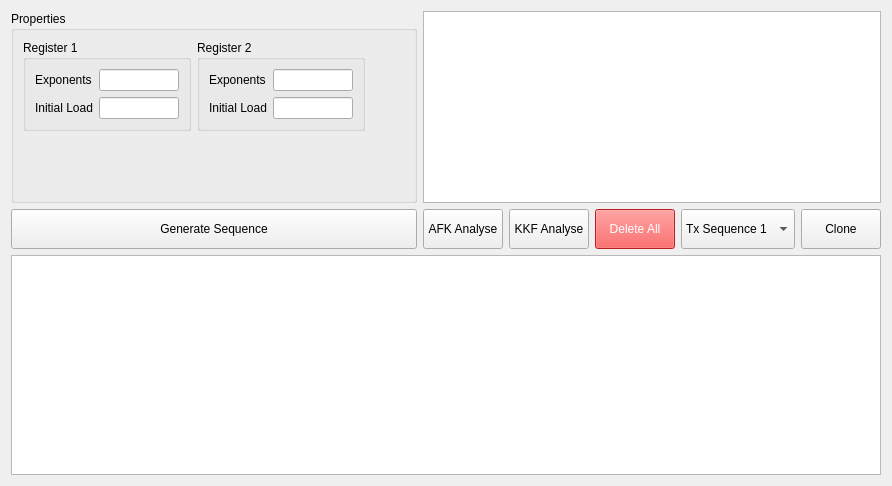
     <widget class="QWidget" name="ogfsequence">
      <attribute name="title">
       <string>OGF-Sequence</string>
      </attribute>
      <layout class="QGridLayout" name="gridLayout_21">
       <item row="0" column="0">
        <widget class="QGroupBox" name="groupBox_5">
         <property name="title">
          <string>Properties</string>
         </property>
         <layout class="QGridLayout" name="gridLayout_15">
          <item row="1" column="0">
           <spacer name="verticalSpacer_5">
            <property name="orientation">
             <enum>Qt::Vertical</enum>
            </property>
            <property name="sizeHint" stdset="0">
             <size>
              <width>20</width>
              <height>40</height>
             </size>
            </property>
           </spacer>
          </item>
          <item row="0" column="2">
           <spacer name="horizontalSpacer_5">
            <property name="orientation">
             <enum>Qt::Horizontal</enum>
            </property>
            <property name="sizeHint" stdset="0">
             <size>
              <width>40</width>
              <height>20</height>
             </size>
            </property>
           </spacer>
          </item>
          <item row="0" column="0">
           <widget class="QGroupBox" name="groupBox_16">
            <property name="title">
             <string>Register 1</string>
            </property>
            <layout class="QGridLayout" name="gridLayout_19">
             <item row="0" column="0">
              <widget class="QLabel" name="label_11">
               <property name="text">
                <string>Exponents</string>
               </property>
              </widget>
             </item>
             <item row="1" column="0">
              <widget class="QLabel" name="label_12">
               <property name="text">
                <string>Initial Load</string>
               </property>
              </widget>
             </item>
             <item row="1" column="1">
              <widget class="QLineEdit" name="lineEdit_ogfsequence_register1_initialload">
               <property name="minimumSize">
                <size>
                 <width>60</width>
                 <height>0</height>
                </size>
               </property>
               <property name="maximumSize">
                <size>
                 <width>80</width>
                 <height>16777215</height>
                </size>
               </property>
              </widget>
             </item>
             <item row="0" column="1">
              <widget class="QLineEdit" name="lineEdit_ogfsequence_register1_exponents">
               <property name="minimumSize">
                <size>
                 <width>60</width>
                 <height>0</height>
                </size>
               </property>
               <property name="maximumSize">
                <size>
                 <width>80</width>
                 <height>16777215</height>
                </size>
               </property>
              </widget>
             </item>
            </layout>
           </widget>
          </item>
          <item row="0" column="1">
           <widget class="QGroupBox" name="groupBox_28">
            <property name="title">
             <string>Register 2</string>
            </property>
            <layout class="QGridLayout" name="gridLayout_20">
             <item row="0" column="1">
              <widget class="QLineEdit" name="lineEdit_ogfsequence_register2_exponents">
               <property name="minimumSize">
                <size>
                 <width>60</width>
                 <height>0</height>
                </size>
               </property>
               <property name="maximumSize">
                <size>
                 <width>80</width>
                 <height>16777215</height>
                </size>
               </property>
              </widget>
             </item>
             <item row="0" column="0">
              <widget class="QLabel" name="label_31">
               <property name="text">
                <string>Exponents</string>
               </property>
              </widget>
             </item>
             <item row="1" column="0">
              <widget class="QLabel" name="label_13">
               <property name="text">
                <string>Initial Load</string>
               </property>
              </widget>
             </item>
             <item row="1" column="1">
              <widget class="QLineEdit" name="lineEdit_ogfsequence_register2_initialload">
               <property name="minimumSize">
                <size>
                 <width>60</width>
                 <height>0</height>
                </size>
               </property>
               <property name="maximumSize">
                <size>
                 <width>80</width>
                 <height>16777215</height>
                </size>
               </property>
              </widget>
             </item>
            </layout>
           </widget>
          </item>
         </layout>
        </widget>
       </item>
       <item row="1" column="0">
        <widget class="QPushButton" name="pushButton_ogfsequence_generatesequence">
         <property name="minimumSize">
          <size>
           <width>0</width>
           <height>40</height>
          </size>
         </property>
         <property name="text">
          <string>Generate Sequence</string>
         </property>
        </widget>
       </item>
       <item row="1" column="1">
        <layout class="QHBoxLayout" name="horizontalLayout_5">
         <item>
          <widget class="QPushButton" name="pushButton_ogfsequence_afkanalyse">
           <property name="minimumSize">
            <size>
             <width>0</width>
             <height>40</height>
            </size>
           </property>
           <property name="text">
            <string>AFK Analyse</string>
           </property>
          </widget>
         </item>
         <item>
          <widget class="QPushButton" name="pushButton_ogfsequence_kkfanalyse">
           <property name="minimumSize">
            <size>
             <width>0</width>
             <height>40</height>
            </size>
           </property>
           <property name="text">
            <string>KKF Analyse</string>
           </property>
          </widget>
         </item>
         <item>
          <widget class="QPushButton" name="pushButton_ogfsequence_deleteall">
           <property name="minimumSize">
            <size>
             <width>0</width>
             <height>40</height>
            </size>
           </property>
           <property name="styleSheet">
            <string notr="true">background-color: rgb(255, 45, 45);
color: rgb(255, 255, 255)</string>
           </property>
           <property name="text">
            <string>Delete All</string>
           </property>
          </widget>
         </item>
         <item>
          <widget class="QComboBox" name="comboBox_ogfsequence">
           <property name="minimumSize">
            <size>
             <width>0</width>
             <height>40</height>
            </size>
           </property>
           <item>
            <property name="text">
             <string>Tx Sequence 1</string>
            </property>
           </item>
           <item>
            <property name="text">
             <string>Tx Sequence 2</string>
            </property>
           </item>
           <item>
            <property name="text">
             <string>Rx Sequence 1</string>
            </property>
           </item>
           <item>
            <property name="text">
             <string>Rx Sequence 2</string>
            </property>
           </item>
          </widget>
         </item>
         <item>
          <widget class="QPushButton" name="pushButton_ogfsequence_clone">
           <property name="minimumSize">
            <size>
             <width>0</width>
             <height>40</height>
            </size>
           </property>
           <property name="text">
            <string>Clone</string>
           </property>
          </widget>
         </item>
        </layout>
       </item>
       <item row="2" column="0" colspan="2">
        <widget class="QGraphicsView" name="graphicsView_ogfsequence">
         <property name="sizePolicy">
          <sizepolicy hsizetype="Expanding" vsizetype="Minimum">
           <horstretch>0</horstretch>
           <verstretch>0</verstretch>
          </sizepolicy>
         </property>
         <property name="minimumSize">
          <size>
           <width>0</width>
           <height>220</height>
          </size>
         </property>
        </widget>
       </item>
       <item row="0" column="1">
        <widget class="QListWidget" name="listWidget_ogfsequence"/>
       </item>
      </layout>
     </widget>
